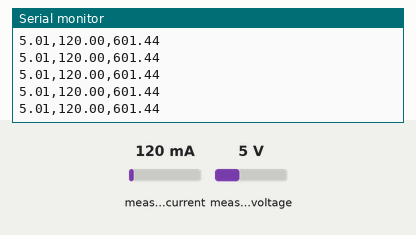
The sketch below on a simulated Arduino Uno, built with avr-gcc and run on an emulated ATmega328P. Shown: the last lines printed to the serial monitor. Inputs (shaded band) come from the test bench; at power-on: measured current 120 mA, measured voltage 5 V.

Above: at 1.2 s.
1.3 s: measured current set to 40 mA
At 1.32 s:
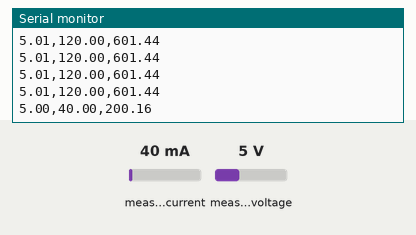
2.8 s: measured voltage set to 0.3 V
At 2.82 s:
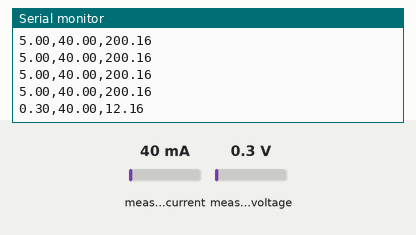
4.3 s: measured current set to 500 mA
At 4.32 s:
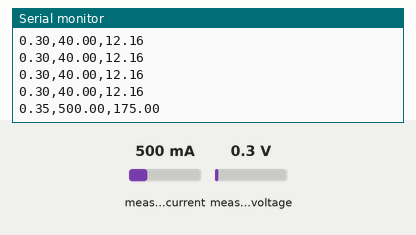
Timing chart, 0 to 7.3 s (numbered marks = the images above; inputs shaded):
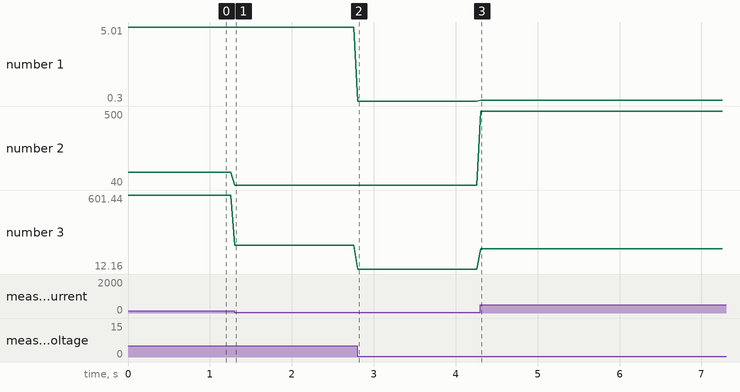

The sketch:

powerLogger.ino
```cpp
#include <Adafruit_INA219.h>

//declare timer trigger flag and counter value
volatile boolean triggered = false;

//declare INA219 variables
Adafruit_INA219 ina219;
float current_mA = 0.0;
float loadVoltage = 0.0;
float power_mW = 0.0;
// float energy_mWh = 0.0;
unsigned long elapsed = 0;

void setup() {
  // initialize serial communication at 9600 bits per second:
  Serial.begin(9600);

  //setup the INA219
  ina219.begin();

  // stop interrupts
  cli();

  // TIMER 1 for interrupt frequency 1 Hz:

  //initialise the CCR register and the counter
  TCCR1A = 0;
  TCCR1B = 0;
  TCNT1  = 0;

  // set compare match register for 10 Hz increments
  OCR1A = 12499; // = 8000000 / (64 * 10) - 1 (must be <65536)

  // turn on CTC mode
  TCCR1B |= (1 << WGM12);

  // Set CS12, CS11 and CS10 bits for 64 prescaler
  TCCR1B |= (0 << CS12) | (1 << CS11) | (1 << CS10);

  // enable timer compare interrupt
  TIMSK1 |= (1 << OCIE1A);

  // allow interrupts
  sei();
}

void loop() {
  if (triggered) {
    //get the values measured by the INA219
    ina219values();

    Serial.println(
      String(loadVoltage) + ","
      + String(current_mA)+ ","
      + String(power_mW)
      // + String(energy_mWh)
      );

    //reset the flag
    triggered = false;
  }
}

// attach timer compare interrupt?
ISR(TIMER1_COMPA_vect){
  triggered = true;
}

void ina219values() {
  float shuntVoltage = 0.0;
  float busVoltage = 0.0;

  //turn the INA219 on
  ina219.powerSave(false);

  //get the shunt voltage, bus voltage, current and power consumed from the INA219
  shuntVoltage = ina219.getShuntVoltage_mV();
  busVoltage = ina219.getBusVoltage_V();
  current_mA = ina219.getCurrent_mA();
  elapsed = millis();

  //turn the INA219 off
  ina219.powerSave(true);

  //compute the load voltage
  loadVoltage = busVoltage + (shuntVoltage / 1000.0);

  //compute the power consumed
  power_mW = loadVoltage*current_mA;

  //compute the energy consumed (t = elapsed[ms] / 3600[s/h] * 1000[ms/s])
  // energy_mWh += power_mW * ( elapsed / 3600000.0);
}
```

Measured:
- after the input at 1.3 s, the serial monitor: prints a new line at once (image 1)
- after the input at 2.8 s, the serial monitor: prints a new line at once (image 2)
- after the input at 4.3 s, the serial monitor: prints a new line at once (image 3)
- plotted number 1: 5.01 → 5 after the input at 1.3 s, 5 → 0.3 after the input at 2.8 s, 0.3 → 0.35 after the input at 4.3 s
- plotted number 2: 120 → 40 after the input at 1.3 s, 40 → 500 after the input at 4.3 s
- plotted number 3: 601.44 → 200.16 after the input at 1.3 s, 200.16 → 12.16 after the input at 2.8 s, 12.16 → 175 after the input at 4.3 s
